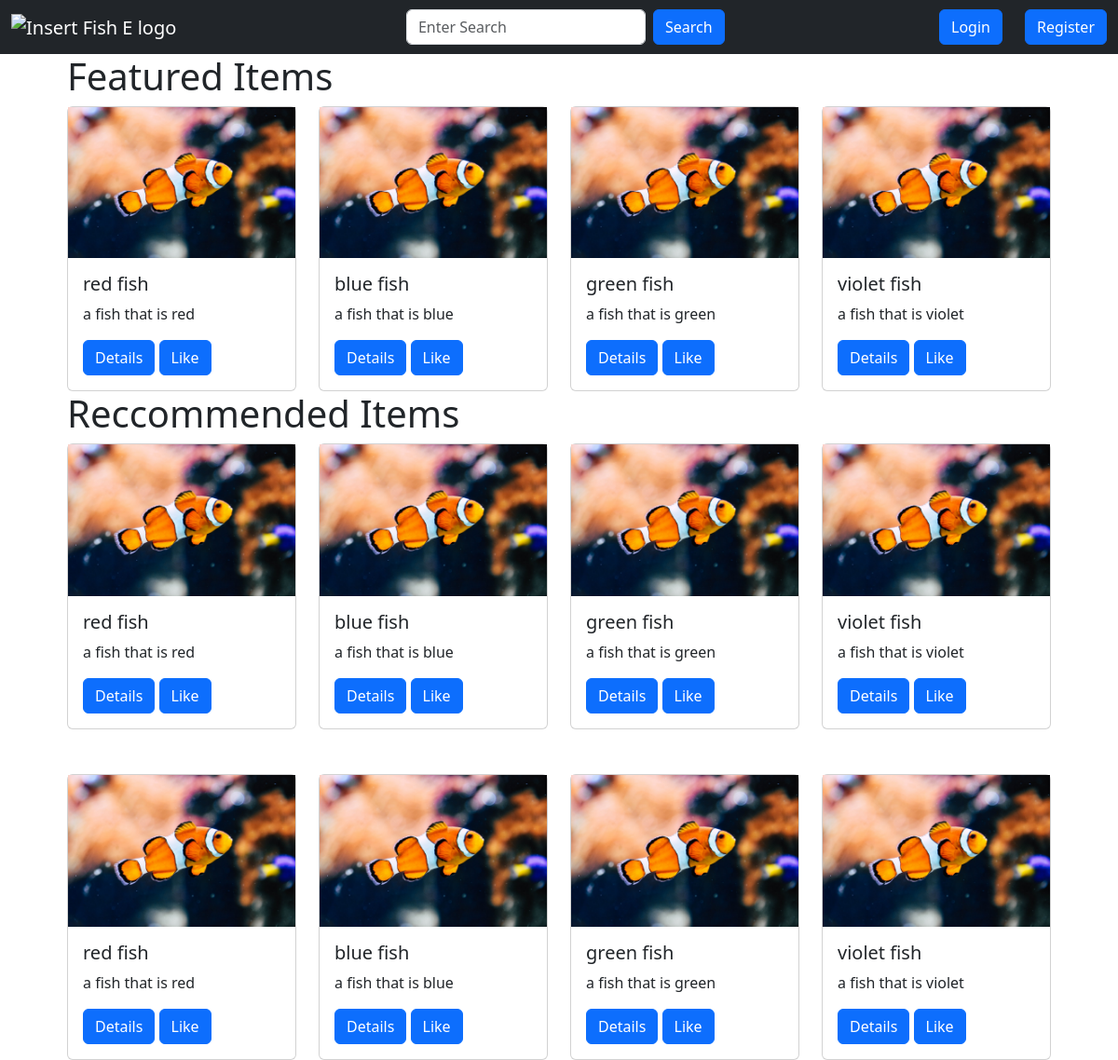
The page /home on the database its author committed.
### app.py (models this page shows, shortened)
class Item(db.Model):
    id = db.Column(db.Integer, primary_key=True)
    user_id = db.Column(db.Integer, db.ForeignKey("user.id"), nullable=False)
    name = db.Column(db.String(100), nullable=False)
    description = db.Column(db.String(500), nullable=False)
    date_posted = db.Column(db.DateTime, nullable=False, default=datetime.utcnow)
    base_price = db.Column(db.Float, nullable=False)
    image_file = db.Column(db.String(200), nullable=False)
    likes = db.relationship("ItemLike", backref="item", lazy=True)

### app.py (the view)
@app.route("/home")
def render_home():
    items = Item.query.limit(4).all()
    r_items = items + items
    f_items = items
    l_items = []
    if current_user.is_authenticated:
        for like in current_user.liked:
            item = Item.query.filter_by(id=like.item_id).first()
            l_items.append(item)
    return render_template("home.html", f_items=f_items, r_items=r_items, l_items=l_items, form=SearchForm())

### app.py
class SearchForm(FlaskForm):
    search = StringField(
        validators=[DataRequired()], render_kw={"placeholder": "Enter Search"}
    )
    submit = SubmitField("Search")

### templates/home.html (shortened to what this page needs)
{% from 'macros/navbar.html' import navbar %}
{% from 'macros/my_likes.html' import my_likes %}
{% from 'macros/featured_items.html' import featured_items %}
{% from 'macros/reccommended_items.html' import reccommended_items %}
{% extends 'base.html' %}
{% block content %}
{{ navbar(form, current_user) }}
<div class="container-fluid">
    <div class="row mx-5">
        <div class="col-md-12">
            {{ featured_items(f_items) }}
        </div>
    </div>
    <div class="row mx-5">
        <div class="col-md-12">
            {{ reccommended_items(r_items) }}
        </div>
    </div>
</div>
{% endblock content %}

### templates/macros/navbar.html (shortened to what this page needs)
{% macro navbar(form, current_user) %}
<nav class="navbar navbar-expand-lg navbar-dark bg-dark">
    <div class="container-fluid">
        <a class="navbar-brand" href="/home"><img src="" alt="Insert Fish E logo"></a>
        <form class="d-flex" action="/search" method="get">
            {{ form.search(class_="form-control me-2") }}
            {{ form.submit(class_="btn btn-primary") }}
        </form>
        <div class="d-flex row">
            {% if current_user.is_authenticated %}
            <div class="col">
                <a href="/items"><button class="btn btn-primary">Items</button></a>
            </div>
            <div class="col">
                <a href="/likes"><button class="btn btn-primary">Likes</button></a>
            </div>
            <div class="col">
                <a href="/chats"><button class="btn btn-primary">Chats</button></a>
            </div>
            <div class="col">
                <a href="/logout"><button class="btn btn-primary">Logout</button></a>
            </div>
            <div class="col">
                <a href=""><img src="https://mdbcdn.b-cdn.net/img/new/avatars/2.webp" alt="pfp" class="rounded-circle"
                        width="38px"></a>
            </div>
            {% else %}
            <div class="col">
                <a href="/login"><button class="btn btn-primary">Login</button></a>
            </div>
            <div class="col">
                <a href="/register"><button class="btn btn-primary">Register</button></a>
            </div>
            {% endif %}
        </div>
    </div>
</nav>
{% endmacro %}

### templates/macros/my_likes.html (shortened to what this page needs)
{% from 'macros/item_card.html' import item_card %}

### templates/macros/featured_items.html
{% from 'macros/item_card.html' import item_card %}
{% macro featured_items(items) %}
<div class="row">
    <div class="col">
        <div class="row">
            <div class="col">
                <h1>Featured Items</h1>
            </div>
        </div>
        <div class="row">
            {% for item in items %}
            <div class="col">
                {{ item_card(item) }}
            </div>
            {% endfor %}
        </div>
    </div>
</div>
{% endmacro %}

### templates/macros/reccommended_items.html
{% from 'macros/item_card.html' import item_card %}
{% macro reccommended_items(items) %}
<div class="row">
    <div class="col">
        <div class="row">
            <div class="col">
                <h1>Reccommended Items</h1>
            </div>
        </div>
        <div class="row gy-5">
            {% for item in items %}
            <div class="col-md-3">
                {{ item_card(item) }}
            </div>
            {% endfor %}
        </div>
    </div>
</div>
{% endmacro %}

### templates/base.html (shortened to what this page needs)
<!doctype html>
<html lang="en">
<head>
    {% block head %}
    {% block styles %}
    {{ bootstrap.load_css() }}
    <link rel="stylesheet" href="{{ url_for('static', filename='style.css') }}">
    {% endblock %}
    {% endblock %}
</head>
<body>
    {% block content %}{% endblock %}
</body>
</html>

### templates/macros/item_card.html
{% macro item_card(item) %}
<div class="card">
    <img src="static/img/{{ item.image_file }}" alt="insert image"
        style="display: block; max-width: 100%; height: auto;">
    <div class="card-body">
        <h5 class="card-title">{{ item.name }}</h5>
        <p class="card-text">{{ item.description }}</p>
        <a href="#" class="btn btn-primary">Details</a>
        <a href="{{ url_for('like_action', item_id=item.id, action='like') }}" class="btn btn-primary">Like</a>
    </div>
</div>
{% endmacro %}

### rows shown on the page
Item: image_file (placeholder picture), name "red fish", description "a fish that is red"
Item: image_file (placeholder picture), name "blue fish", description "a fish that is blue"
Item: image_file (placeholder picture), name "green fish", description "a fish that is green"
Item: image_file (placeholder picture), name "violet fish", description "a fish that is violet"
